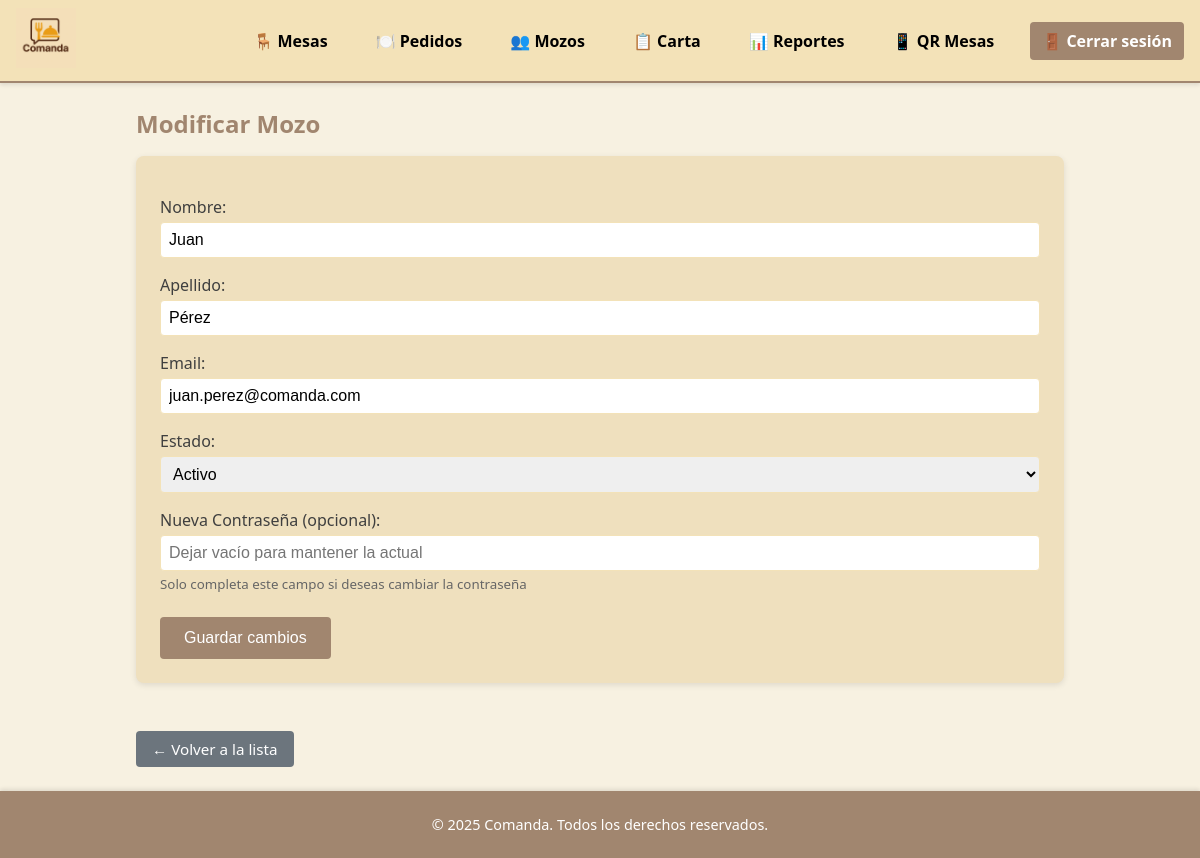
Page /index.php?route=mozos/edit&id=2 (signed in) on the committed database.
### tables this page shows
CREATE TABLE usuarios (
  id_usuario     INT UNSIGNED AUTO_INCREMENT PRIMARY KEY,
  nombre         VARCHAR(50) NOT NULL,
  apellido       VARCHAR(50) NOT NULL,
  email          VARCHAR(100) NOT NULL UNIQUE,
  contrasenia    VARCHAR(255) NOT NULL,
  rol            ENUM('administrador','mozo') NOT NULL,
  estado         ENUM('activo','inactivo') NOT NULL DEFAULT 'activo',
  fecha_creacion TIMESTAMP NOT NULL DEFAULT CURRENT_TIMESTAMP
);

### src/config/helpers.php (called while the page is built, shortened)
<?php
function getBaseUrl() {
    $protocol = isset($_SERVER['HTTPS']) && $_SERVER['HTTPS'] === 'on' ? 'https' : 'http';
    $host = $_SERVER['HTTP_HOST'];
    $script_name = $_SERVER['SCRIPT_NAME'];
    return $protocol . '://' . $host . dirname($script_name);
}
function url($route = '', $params = []) {
    $base_url = getBaseUrl();
    $url = $base_url . '/index.php';
    if ($route) {
        $url .= '?route=' . $route;
    }
    return $url;
}
?>

### src/models/Usuario.php (called while the page is built, shortened)
<?php
class Usuario {
    public static function find(int $id): ?array {
        $db = (new Database)->getConnection();
        $stmt = $db->prepare("SELECT * FROM usuarios WHERE id_usuario = ?");
        $stmt->execute([$id]);
        return $stmt->fetch(PDO::FETCH_ASSOC) ?: null;
    }
}

### src/views/mozos/create.php (the view, shortened to what this page needs)
<?php
require_once __DIR__ . '/../../config/helpers.php';
$mozo = null;
if (isset($_GET['id'])) {
    $id = (int) $_GET['id'];
    if ($id > 0) {
        $mozo = Usuario::find($id);
    }
}
?>
<h2><?= isset($mozo) ? 'Modificar Mozo' : 'Alta de Mozo' ?></h2>
<form method="post" action="<?= url('mozos/create') ?>" autocomplete="off">
  <?php
  $formData = null;
  if (isset($mozo)) {
      $formData = $mozo;
  } elseif (isset($_GET['error']) && isset($_SESSION['form_data'])) {
      $formData = $_SESSION['form_data'];
      unset($_SESSION['form_data']);
  }
  ?>
  <label>Nombre:</label>
  <input type="text" name="nombre" required value="<?= htmlspecialchars($formData['nombre'] ?? '') ?>" autocomplete="off">
  <label>Apellido:</label>
  <input type="text" name="apellido" required value="<?= htmlspecialchars($formData['apellido'] ?? '') ?>" autocomplete="off">
  <label>Email:</label>
  <input type="email" name="email" required value="<?= htmlspecialchars($formData['email'] ?? '') ?>" autocomplete="off">
  <?php if (isset($mozo)): ?>
    <label>Estado:</label>
    <select name="estado" required>
      <?php $estado = $formData['estado'] ?? 'activo'; ?>
      <option value="activo" <?= $estado === 'activo' ? 'selected' : '' ?>>Activo</option>
    </select>
    <label>Nueva Contraseña (opcional):</label>
    <input type="password" name="contrasenia" placeholder="Dejar vacío para mantener la actual" autocomplete="new-password">
    <small style="color: #666; display: block; margin-top: 0.25rem;">
      Solo completa este campo si deseas cambiar la contraseña
    </small>
  <?php else: ?>
    <label>Contraseña:</label>
    <input type="password" name="contrasenia" required autocomplete="new-password">
  <?php endif; ?>
  <button type="submit"><?= isset($mozo) ? 'Guardar cambios' : 'Crear Mozo' ?></button>
</form>
<a href="<?= url('mozos') ?>" class="button" style="background-color: #6c757d; margin-top: 1rem;">
  ← Volver a la lista
</a>

### public/assets/css/style.css (style rules this page uses)
:root { --background: #f7f1e1; --surface: hsl(42, 60%, 84%); --primary: #f3e2b8; --secondary: #a1866f; --accent: #eee0be; --text: #3f3f3f; --text-light: #ffffff; }
* { margin: 0; padding: 0; box-sizing: border-box; }
html, body { min-height: 100%; font-family: "Segoe UI", Tahoma, sans-serif; background-color: var(--background); color: var(--text); }
h1, h2 { margin-bottom: 1rem; color: var(--secondary); }
form:not(.action-form) { background-color: var(--surface); padding: 1.5rem; border-radius: 8px; box-shadow: 0 2px 6px rgba(0, 0, 0, 0.1); margin-bottom: 2rem; }
form label { display: block; margin-top: 1rem; font-weight: 500; }
form input[type="text"], form input[type="email"], form input[type="number"], form input[type="password"], form select, form textarea { width: 100%; padding: 0.5rem; margin-top: 0.25rem; border: 1px solid var(--primary); border-radius: 4px; font-size: 1rem; }
form button { margin-top: 1.5rem; background-color: var(--secondary); color: var(--text-light); border: none; padding: 0.75rem 1.5rem; font-size: 1rem; border-radius: 4px; cursor: pointer; transition: background-color 0.2s ease; }
a.button { display: inline-block; background-color: var(--secondary); color: var(--text-light); padding: 0.5rem 1rem; border-radius: 4px; text-decoration: none; font-size: 0.95rem; transition: background-color 0.2s ease; }

### rows in the picture
usuarios: nombre "Juan", apellido "Pérez", email "juan.perez@comanda.com", estado "Activo"
